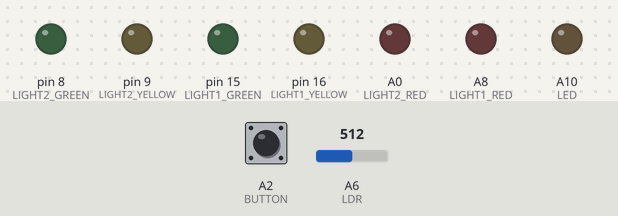
A sketch run on a simulated Arduino Mega 2560, built with avr-gcc and run on an emulated ATmega2560. Parts: output pins drawn as LEDs (lit = HIGH). Dashed ring = blinking. The inputs (shaded band) are chosen by the test bench; at power-on: A2 (BUTTON) HIGH, A6 (LDR) = 512.

Above: at 1.2 s.
1.3 s: A2 (BUTTON) pulled LOW for 0.15 s
At 1.7 s:
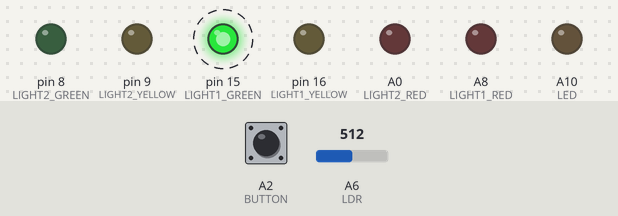
4.4 s: A6 (LDR) set to 490
7.4 s: A2 (BUTTON) pulled LOW for 3.2 s
At 15.0 s:
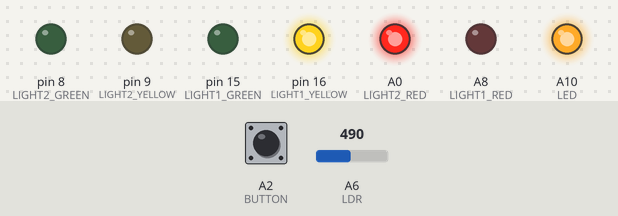
15.4 s: A6 (LDR) set to 510
18.4 s: A2 (BUTTON) pulled LOW for 3.2 s
At 23.8 s:
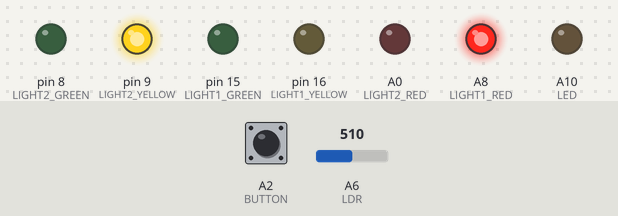
23.9 s: A6 (LDR) set to 306
At 29.6 s:
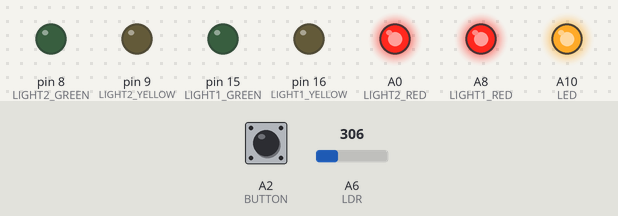
Timing chart, 0 to 29.9 s (numbered marks = the images above; inputs shaded):
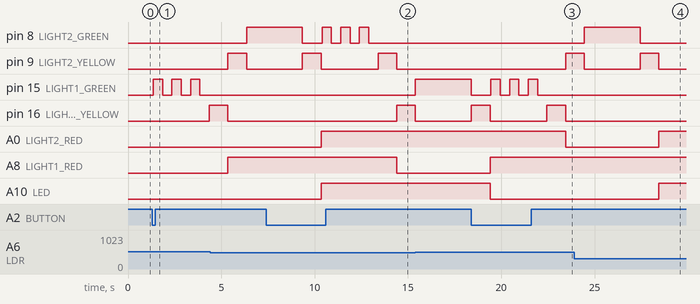

The sketch:

Traffic_System.ino
```cpp
#define LIGHT1_RED A8
#define LIGHT1_YELLOW 16
#define LIGHT1_GREEN 15

#define LIGHT2_RED A0
#define LIGHT2_YELLOW 9
#define LIGHT2_GREEN 8

#define LED A10
#define BUTTON A2
#define LDR A6

int ldrThreshold = 500; // Adjust threshold as needed
bool ledState = false;  // Initial state of LED
unsigned long previousMillis = 0;
const int blinkInterval = 500; // Interval for blinking green light

void setup() {
  // Traffic light pins
  pinMode(LIGHT1_RED, OUTPUT);
  pinMode(LIGHT1_YELLOW, OUTPUT);
  pinMode(LIGHT1_GREEN, OUTPUT);

  pinMode(LIGHT2_RED, OUTPUT);
  pinMode(LIGHT2_YELLOW, OUTPUT);
  pinMode(LIGHT2_GREEN, OUTPUT);

  // LED and Button pins
  pinMode(LED, OUTPUT);
  pinMode(BUTTON, INPUT_PULLUP);
}

void loop() {
  static bool light1Green = true; // Track which light is green
  static bool buttonPressed = false;
  int ldrValue = analogRead(LDR);

  // Toggle LED based on LDR
  if (ldrValue < ldrThreshold ) {
    ledState = true;
    digitalWrite(LED, HIGH);
  } else if (ldrValue > ldrThreshold) {
    ledState = false;
    digitalWrite(LED, LOW);
  }

  // Button press logic
  if (digitalRead(BUTTON) == LOW && !buttonPressed) {
    buttonPressed = true; // Prevent repeated actions during a single press
    delay(50); // Debounce

    // Handle traffic light sequence
    if (light1Green) {
      blinkGreen(LIGHT1_GREEN);
      transitionToRed(LIGHT1_GREEN, LIGHT1_YELLOW, LIGHT1_RED);
      transitionToGreen(LIGHT2_RED, LIGHT2_YELLOW, LIGHT2_GREEN);
      delay(3000); // Stay green for 3 seconds
      transitionToRed(LIGHT2_GREEN, LIGHT2_YELLOW, LIGHT2_RED);
    } else {
      blinkGreen(LIGHT2_GREEN);
      transitionToRed(LIGHT2_GREEN, LIGHT2_YELLOW, LIGHT2_RED);
      transitionToGreen(LIGHT1_RED, LIGHT1_YELLOW, LIGHT1_GREEN);
      delay(3000); // Stay green for 3 seconds
      transitionToRed(LIGHT1_GREEN, LIGHT1_YELLOW, LIGHT1_RED);
    }

    light1Green = !light1Green; // Toggle light status
    buttonPressed = false;
  }
}

void blinkGreen(int greenPin) {
  for (int i = 0; i < 3; i++) {
    digitalWrite(greenPin, HIGH);
    delay(blinkInterval);
    digitalWrite(greenPin, LOW);
    delay(blinkInterval);
  }
}

void transitionToRed(int greenPin, int yellowPin, int redPin) {
  digitalWrite(greenPin, LOW);
  digitalWrite(yellowPin, HIGH);
  delay(1000); // Yellow light duration
  digitalWrite(yellowPin, LOW);
  digitalWrite(redPin, HIGH);
}

void transitionToGreen(int redPin, int yellowPin, int greenPin) {
  digitalWrite(redPin, LOW);
  digitalWrite(yellowPin, HIGH);
  delay(1000); // Yellow light duration
  digitalWrite(yellowPin, LOW);
  digitalWrite(greenPin, HIGH);
}
```

Measured:
- after the input at 1.3 s, pin 15 (LIGHT1_GREEN): alternates HIGH for 0.50 s and LOW for 0.50 s, starting after 0.05 s; pin 16 (LIGHT1_YELLOW): LOW → HIGH after 3.1 s
- after the input at 7.4 s, pin 16 (LIGHT1_YELLOW): LOW → HIGH after 7.0 s; A8 (LIGHT1_RED): HIGH → LOW after 7.0 s
- after the input at 18.4 s, pin 9 (LIGHT2_YELLOW): LOW → HIGH after 5.1 s; A0 (LIGHT2_RED): HIGH → LOW after 5.1 s
- after the input at 23.9 s, A10 (LED): LOW → HIGH after 4.6 s
- by itself, pin 8 (LIGHT2_GREEN): repeats every 1.0 s: HIGH 0.50 s, LOW 0.50 s, until it stays LOW from 12.9 s
- by itself, pin 9 (LIGHT2_YELLOW): alternates HIGH for 1.0 s and LOW for 3.1 s
